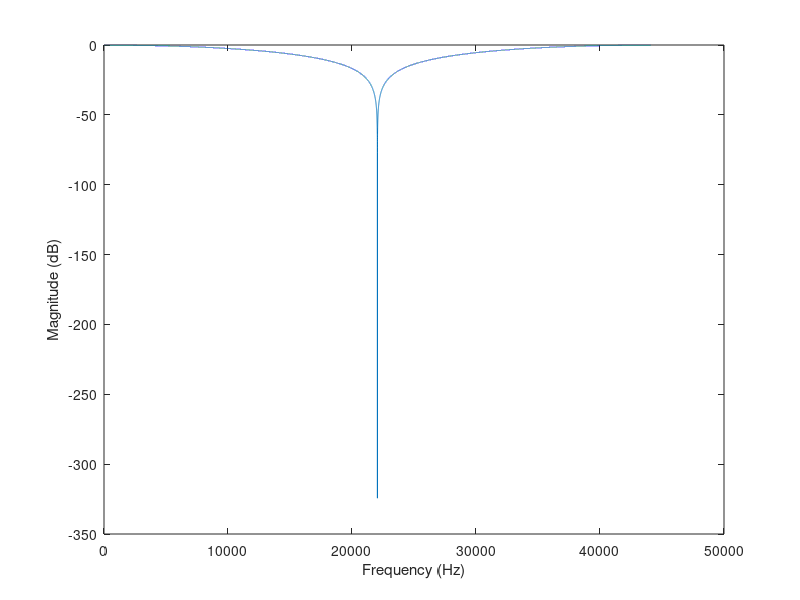
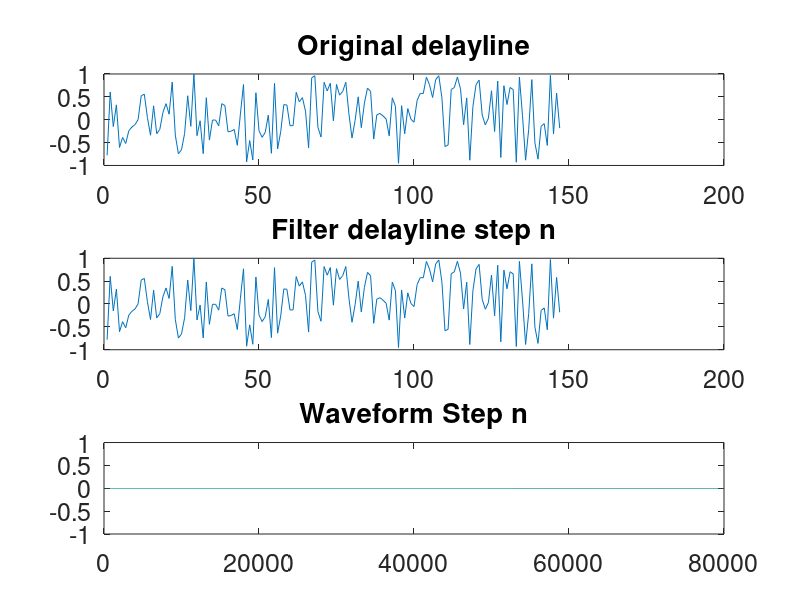

Reproduce these figures in MATLAB, in order. (Note: this script raises an error after producing the figures.)
% ******* Constants and Other Parameters ******* %
fs = 44100; % sampling rate
N = 80000; % length of vector to compute
D = round(fs/300); % delay line (or wavetable) length
% ******* Simple String Attenuation Filter ******* %
b = -0.99*[0.5 0.5];
[H,W] = freqz(b, 1, 0:fs, fs);
Hmag=abs(H);
figure;plot(W, 20*log10(Hmag));
xlabel('Frequency (Hz)');
ylabel('Magnitude (dB)');


% ******* Initialize delay lines ******* %
y = zeros(1,N); % initialize output vector
dline = 2 * rand(1, D) - 1.0;


ptr = 1;
figure(2); subplot(3,1,1);plot(dline);set(gca,'fontsize',18);


title('Original delayline');
subplot(3,1,2);plot(dline);set(gca,'fontsize',18);
title('Filter delayline step n');

figure(2);
subplot(3,1,3); plot(y); title('Waveform Step n');set(gca,'fontsize',18);
%% ******* Run Loop Start ******* %
for n = 1:N
    y(n) = dline(ptr);
    [dline(ptr), z] = filter(b, 1, y(n), z);
    
    % Increment Pointers & Check Limits
    ptr = ptr + 1;
    if ptr > D
        ptr = 1;
    end
    if mod(n,2000) == 0
        subplot(3,1,2);plot(dline)
        str = sprintf('Filter delayline step %d',n);
        title(str);
        subplot(3,1,3); plot(y);
        str = sprintf('Waveform Step %d',n);
        title(str);
        figure(2);
    end
end
% Scale soundfile if necessary
max(abs(y))
if max(abs(y)) > 0.95
y = y./(max(abs(y))+0.1);
disp('Scaled waveform');
end
figure(3);clf;plot(y); title('Final Step');set(gca,'fontsize',18);
soundsc(y,fs);
